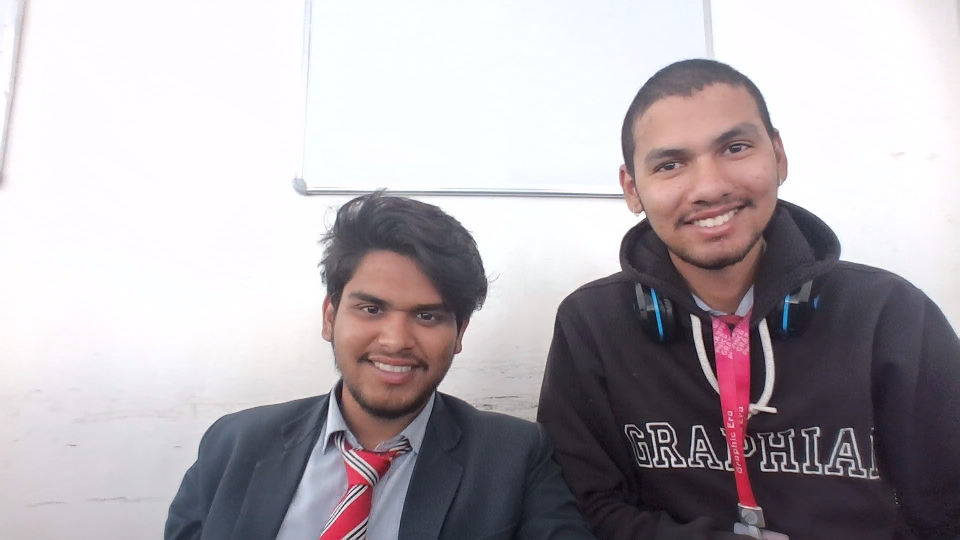
#> input picture 12_MARCH_P/multiple face detection/input_image.jpg, 1920 x 1080 px, given in place of the camera (shown at 1/2 size)
$ python haarcascade.py
#> lines starting #> are read from the running program, lines starting #| are printed output that depends on the picture; after the words box and inside, x2 and y2 are one past the last pixel; in counts of white or black regions, pixels touching at a corner belong together
import cv2

# Load the pre-trained face detection model
face_cascade = cv2.CascadeClassifier(cv2.data.haarcascades + 'haarcascade_frontalface_default.xml')

# Initialize the video capture
cap = cv2.VideoCapture(0)

while True:
  # Read the frame from the camera
  ret, frame = cap.read()
#> frame is the input picture: shape (1080, 1920, 3); mean B, G, R 178, 173.4, 179.6

  # Convert the frame to grayscale
  gray = cv2.cvtColor(frame, cv2.COLOR_BGR2GRAY)
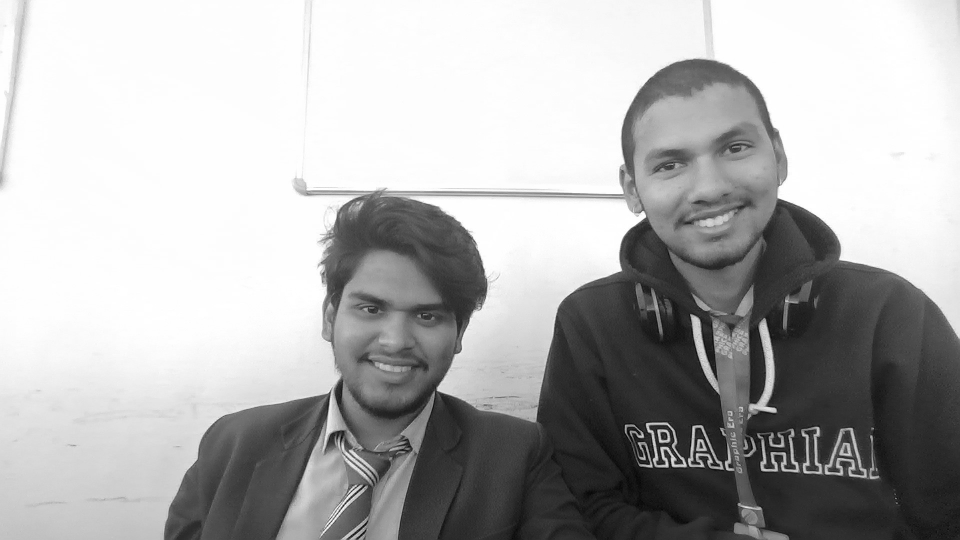
#> gray: shape (1080, 1920) (shown at 1/2 size); min 0, max 255, mean 175.8

  # Detect faces in the grayscale frame
  faces = face_cascade.detectMultiScale(gray, scaleFactor=1.1, minNeighbors=5, minSize=(30, 30))
#> faces = [[644, 513, 285, 285], [1235, 173, 349, 349]]

  # Draw rectangles around the detected faces
  for (x, y, w, h) in faces:
    cv2.rectangle(frame, (x, y), (x+w, y+h), (0, 255, 0), 2)
#> this loop made 2 passes
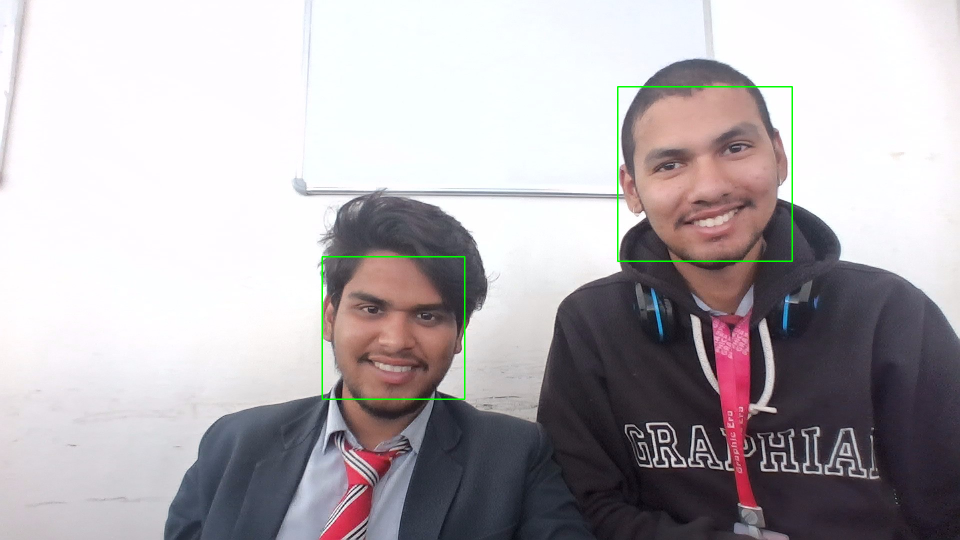
#> frame: shape (1080, 1920, 3) (shown at 1/2 size); 0.37% of pixels changed, all inside (x1, y1, x2, y2) = (643, 172, 1586, 800)

  # Resize the frame to increase the window size
  resized_frame = cv2.resize(frame, (1920, 1080))

  # Display the resulting frame
  cv2.imshow('Multiple Face Detection', resized_frame)

  # Break the loop if 'q' is pressed
  if cv2.waitKey(1) & 0xFF == ord('q'):
#> (key q is pressed here)
    break

# Release the video capture and close the window
cap.release()
cv2.destroyAllWindows()
